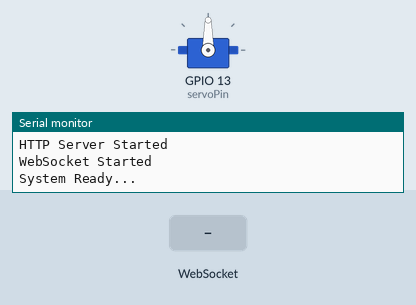
Recording of a sketch running on a simulated ESP32. On the bench: servo, the last lines printed to the serial monitor. Wiring (inferred from the names in the program): 2 × IR receiver: data GPIO 14 / data GPIO 15. The test bench sets the inputs (shaded band).

Above: at 1.7 s.
1.8 s: WebSocket text "open" received
At 3.0 s:
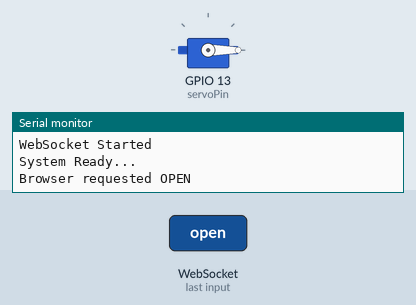
3.3 s: WebSocket text "close" received
At 4.0 s:
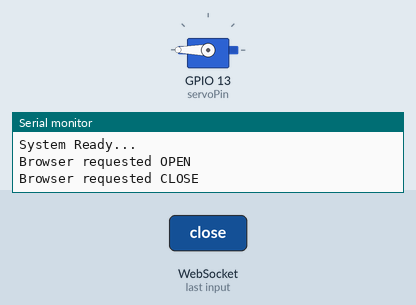
Timing chart, 0 to 6.3 s (numbered marks = the images above; inputs shaded):
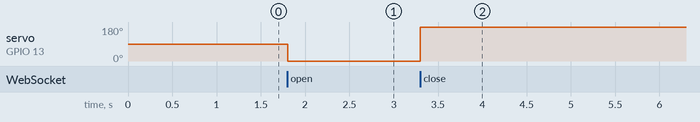

Measured:
- after the input at 1.8 s, servo on GPIO 13 (servoPin): 90° → 0° at once
- after the input at 3.3 s, servo on GPIO 13 (servoPin): 0° → 180° at once

The sketch:

mainnn.ino.ino
```cpp
#include <Arduino.h>
#include "SystemController.h"

SystemController controller;

void setup() {
  controller.begin();
}

void loop() {
  controller.run();
}
```

SystemController.h
```cpp
#ifndef SYSTEM_CONTROLLER_H
#define SYSTEM_CONTROLLER_H

#include <Arduino.h>
#include <WiFi.h>
#include <WebServer.h>
#include <WebSocketsServer.h>
#include <ESP32Servo.h>
#include <MFRC522.h>

class SystemController {

public:
    SystemController();
    void begin();
    void run();

private:
    // === Hardware Pins ===
    const int irPin1 = 15;
    const int irPin2 = 14;
    const int servoPin = 13;

    // === WiFi Access Point Credentials ===
    const char* ap_ssid = "ParkingGate_AP";
    const char* ap_password = "12345678";

    // === Web Server & WebSocket ===
    WebServer webServer = WebServer(80);     // <--- DECLARED HERE
    WebSocketsServer webSocket = WebSocketsServer(81);

    // === RFID ===
    MFRC522 rfid;
    static const byte allowedTag1[4];
    static const byte allowedTag2[4];

    // === Helpers ===
    Servo myServo;

    bool hasTriggeredForward = false;
    bool hasTriggeredBackward = false;

    int count = 0;

    bool checkRFID();
    void handleWebsocketMessage(String cmd);
};

#endif
```

index_html.h
```cpp
// index_html.h
#pragma once
#include <pgmspace.h>
const char index_html[] PROGMEM = R"rawliteral(<!doctype html><html lang="en"><head><meta charset="utf-8"/><meta name="viewport" content="width=device-width,initial-scale=1"/><title>Futuristic Parking Dashboard</title><style>:root{--bg1:#021025;--bg2:#04102b;--panel:rgba(255,255,255,0.04);--accent:#56f0ff;--accent2:#8a57ff;--danger:#ff6b6b;--glass:rgba(255,255,255,0.03);--neon:0 0 18px rgba(86,240,255,0.12),0 0 6px rgba(138,87,255,0.08);font-family:Inter,ui-sans-serif,system-ui,-apple-system,'Segoe UI',Roboto,'Helvetica Neue',Arial}html,body{height:100%;margin:0;background:linear-gradient(160deg,var(--bg1),var(--bg2));color:#d7eef7}.wrap{display:flex;gap:20px;align-items:flex-start;justify-content:center;padding:36px}.card{background:linear-gradient(180deg,rgba(255,255,255,0.02),rgba(255,255,255,0.01));border:1px solid rgba(255,255,255,0.04);border-radius:14px;padding:18px;box-shadow:var(--neon)}.controls{width:340px;display:flex;flex-direction:column;gap:14px}.header{display:flex;align-items:center;gap:12px}.logo{width:48px;height:48px;border-radius:10px;background:linear-gradient(135deg,var(--accent),var(--accent2));display:flex;align-items:center;justify-content:center;font-weight:700;color:#001}h1{font-size:18px;margin:0}.sub{font-size:12px;color:rgba(215,238,247,0.7)}.panel{padding:14px;border-radius:10px;background:var(--glass);border:1px solid rgba(255,255,255,0.02)}.gate-visual{height:140px;display:flex;align-items:center;justify-content:center;position:relative;overflow:hidden}.gate-base{width:220px;height:10px;background:linear-gradient(90deg,#0b2a3f,#082033);border-radius:6px;position:relative}.gate-arm{position:absolute;left:110px;bottom:40px;width:6px;height:120px;background:linear-gradient(180deg,var(--accent),var(--accent2));transform-origin:bottom center;border-radius:3px;box-shadow:0 0 30px rgba(86,240,255,0.18)}.status-row{display:flex;align-items:center;justify-content:space-between;gap:8px}.big-count{font-size:34px;font-weight:700}.small{font-size:12px;color:rgba(215,238,247,0.75)}.toggle{display:flex;gap:8px;align-items:center}.btn{background:linear-gradient(90deg,var(--accent),var(--accent2));color:#002;border:none;padding:10px 14px;border-radius:10px;cursor:pointer;font-weight:700}.btn.ghost{background:transparent;border:1px solid rgba(255,255,255,0.04);color:inherit}.grid-card{flex:1;min-width:540px}.grid{display:grid;grid-template-columns:repeat(6,1fr);gap:12px}.slot{height:84px;border-radius:10px;background:linear-gradient(180deg,rgba(255,255,255,0.016),rgba(255,255,255,0.01));display:flex;flex-direction:column;align-items:center;justify-content:center;cursor:pointer;border:1px solid rgba(255,255,255,0.02)}.slot:hover{transform:translateY(-4px);transition:transform .18s}.slot .id{font-weight:700}.slot .state{font-size:12px;color:rgba(215,238,247,0.7)}.slot.open{box-shadow:0 6px 20px rgba(86,240,255,0.06);border-color:rgba(86,240,255,0.22)}.slot.occupied{background:linear-gradient(180deg,rgba(255,107,107,0.06),rgba(255,107,107,0.02));border-color:rgba(255,107,107,0.12)}.controls .row{display:flex;gap:8px;align-items:center;justify-content:space-between}.meter{height:10px;background:rgba(255,255,255,0.04);border-radius:999px;overflow:hidden}.meter>i{display:block;height:100%;background:linear-gradient(90deg,var(--accent),var(--accent2));width:30%}.footer-note{font-size:12px;color:rgba(215,238,247,0.6);text-align:center}@media(max-width:980px){.wrap{flex-direction:column;align-items:stretch;padding:18px}.grid-card{min-width:unset}}</style></head><body><div class="wrap"><div class="controls card"><div class="header"><div class="logo">P</div><div><h1>NeonPark — Control Center</h1><div class="sub">Monitor slots • Open/close gate • Simulated remote</div></div></div><div class="panel"><div class="gate-visual"><div class="gate-base"></div><div id="gateArm" class="gate-arm"></div></div><div style="display:flex;gap:12px;margin-top:10px;align-items:center;justify-content:space-between"><div><div class="small">Gate</div><div id="gateStatus" class="big-count">Closed</div></div><div style="display:flex;flex-direction:column;gap:8px;align-items:flex-end"><div class="toggle"><button id="btnOpen" class="btn">Open</button><button id="btnClose" class="btn ghost">Close</button></div><div style="font-size:12px;color:rgba(215,238,247,0.7)">Last action: <span id="lastAction">—</span></div></div></div></div><div class="panel"><div class="row" style="align-items:center"><div><div class="small">Filled</div><div id="filledCount" class="big-count">0</div></div><div style="flex:1;margin-left:12px"><div class="small">Usage</div><div class="meter" style="margin-top:8px"><i id="meterFill"></i></div></div></div><div style="display:flex;gap:8px;margin-top:12px"><button id="btnAuto" class="btn ghost">Auto-simulate</button><button id="btnReset" class="btn ghost">Reset</button></div></div><div class="footer-note">Tip: Click a slot to toggle occupied/empty status.</div></div><div class="grid-card card"><div style="display:flex;align-items:center;justify-content:space-between;margin-bottom:12px"><div><h2 style="margin:0">Parking Slots</h2><div class="sub">Interactive map — 6 columns</div></div><div class="sub">Total slots: <strong id="totalSlots">0</strong></div></div><div id="slotGrid" class="grid"></div></div></div><script>/* websocket connect + UI logic (minified) */const WS_URL="ws://192.168.4.1:81/";let ws;function connectWS(){try{ws=new WebSocket(WS_URL);}catch(e){console.log("WS init fail",e);return}ws.onopen=()=>{console.log("WS open");setLastAction("Connected to gate");};ws.onclose=()=>{console.log("WS closed");setLastAction("Disconnected from gate");setTimeout(connectWS,1500);} ;ws.onerror=(e)=>console.log("WS error",e);ws.onmessage=(m)=>{console.log("WS msg",m.data);if(m.data==="open"){state.gateOpen=true;renderGate();setLastAction("Gate opened (ESP32)");saveState(state);}if(m.data==="close"){state.gateOpen=false;renderGate();setLastAction("Gate closed (ESP32)");saveState(state);}}}/* state + UI */const STORAGE_KEY="neonpark_state_v1";const defaultState=()=>({gateOpen:false,lastAction:null,slots:Array.from({length:18}).map((_,i)=>({id:i+1,occupied:Math.random()<0.28}))});function loadState(){try{const r=localStorage.getItem(STORAGE_KEY);return r?JSON.parse(r):defaultState()}catch(e){return defaultState()}}function saveState(s){localStorage.setItem(STORAGE_KEY,JSON.stringify(s))}const gateArm=document.getElementById("gateArm"),gateStatus=document.getElementById("gateStatus"),btnOpen=document.getElementById("btnOpen"),btnClose=document.getElementById("btnClose"),lastActionEl=document.getElementById("lastAction"),slotGrid=document.getElementById("slotGrid"),filledCount=document.getElementById("filledCount"),totalSlotsEl=document.getElementById("totalSlots"),meterFill=document.getElementById("meterFill"),btnAuto=document.getElementById("btnAuto"),btnReset=document.getElementById("btnReset");let state=loadState();function renderGate(){gateArm.style.transform=state.gateOpen?'rotate(-65deg)':'rotate(0deg)';gateStatus.textContent=state.gateOpen?'Open':'Closed';gateStatus.style.color=state.gateOpen?'var(--accent)':'rgba(215,238,247,0.9)'}function renderSlots(){slotGrid.innerHTML="";state.slots.forEach(s=>{const d=document.createElement("div");d.className="slot "+(s.occupied?"occupied":"open");d.innerHTML=`<div class="id">#${s.id}</div><div class="state">${s.occupied?'Occupied':'Empty'}</div>`;d.onclick=()=>toggleSlot(s.id);slotGrid.appendChild(d)});const filled=state.slots.filter(s=>s.occupied).length;filledCount.textContent=filled;totalSlotsEl.textContent=state.slots.length;meterFill.style.width=Math.round(100*filled/state.slots.length)+'%'}function setLastAction(t){state.lastAction=t;lastActionEl.textContent=t;saveState(state)}function openGate(){if(ws&&ws.readyState===WebSocket.OPEN){ws.send("open");setLastAction("Requested OPEN (Web)")}else{setLastAction("Not connected to gate");alert("Not connected to gate. Connect to ParkingGate_AP and open http://192.168.4.1/")}}function closeGate(){if(ws&&ws.readyState===WebSocket.OPEN){ws.send("close");setLastAction("Requested CLOSE (Web)")}else{setLastAction("Not connected to gate");alert("Not connected to gate. Connect to ParkingGate_AP and open http://192.168.4.1/")}}function toggleSlot(id){const s=state.slots.find(x=>x.id===id);if(!s)return;s.occupied=!s.occupied;renderSlots();saveState(state);setLastAction(`Slot #${id} ${s.occupied?'occupied':'emptied'}`)}let autoInterval=null;function startAuto(){if(autoInterval){clearInterval(autoInterval);autoInterval=null;btnAuto.textContent="Auto-simulate";return}btnAuto.textContent="Stop simulation";autoInterval=setInterval(()=>{const empty=state.slots.filter(s=>!s.occupied),filled=state.slots.filter(s=>s.occupied);if(Math.random()<0.6&&empty.length>0){toggleSlot(empty[Math.floor(Math.random()*empty.length)].id)}else if(filled.length>0){toggleSlot(filled[Math.floor(Math.random()*filled.length)].id)}},1500+Math.random()*2000)}btnOpen.addEventListener("click",openGate);btnClose.addEventListener("click",closeGate);btnAuto.addEventListener("click",startAuto);btnReset.addEventListener("click",()=>{if(!confirm("Reset dashboard?"))return;state=defaultState();renderAll();saveState(state);setLastAction("Dashboard reset")});function renderAll(){renderGate();renderSlots()}renderAll();if(state.lastAction)lastActionEl.textContent=state.lastAction;connectWS();window.addEventListener("keydown",e=>{if(e.key==="o")openGate();if(e.key==="c")closeGate();if(e.key==="r")if(confirm("Reset dashboard?")){state=defaultState();renderAll();saveState(state);setLastAction("Dashboard reset")}});</script></body></html>)rawliteral";
```

syscontroller.cpp
```cpp
#include "SystemController.h"
#include <SPI.h>
#include "index_html.h"   // uses index_html[] from your file

const byte SystemController::allowedTag1[4] = {0xF2, 0xCB, 0x12, 0x01};
const byte SystemController::allowedTag2[4] = {0x22, 0x73, 0xB4, 0xAB};

// Constructor
SystemController::SystemController()
    : rfid(5, 22)
{}

// Begin — ESP32 Access Point + WebServer + WebSocket
void SystemController::begin() {
    Serial.begin(115200);

    // ===== FORCE ESP32 INTO AP MODE =====
    WiFi.mode(WIFI_AP);
    WiFi.softAP(ap_ssid, ap_password);
    delay(500);

    Serial.println("Access Point Started!");
    Serial.print("SSID: "); Serial.println(ap_ssid);
    Serial.print("Password: "); Serial.println(ap_password);
    Serial.print("AP IP Address: "); Serial.println(WiFi.softAPIP());

    // ===== HTTP SERVER (SERVE DASHBOARD UI) =====
    webServer.on("/", [this]() {
        this->webServer.send_P(200, "text/html", index_html);   // FIXED HERE
    });

    webServer.begin();
    Serial.println("HTTP Server Started");

    // ===== WEBSOCKET SERVER =====
    webSocket.begin();
    webSocket.onEvent([this](uint8_t num, WStype_t type, uint8_t *payload, size_t length) {
        if (type == WStype_TEXT) {
            String cmd = (char*)payload;
            this->handleWebsocketMessage(cmd);
        }
    });

    Serial.println("WebSocket Started");

    // ===== HARDWARE SETUP =====
    pinMode(irPin1, INPUT);
    pinMode(irPin2, INPUT);

    SPI.begin(18, 19, 23);
    rfid.PCD_Init();

    myServo.attach(servoPin);
    myServo.detach();

    Serial.println("System Ready...");
}

// Handle incoming browser commands
void SystemController::handleWebsocketMessage(String cmd) {
    if (cmd == "open") {
        Serial.println("Browser requested OPEN");

        myServo.attach(servoPin);
        myServo.write(0);
        delay(400);
        myServo.detach();

        count = 1;
        hasTriggeredForward = true;

        webSocket.broadcastTXT("open");
    }

    if (cmd == "close") {
        Serial.println("Browser requested CLOSE");

        myServo.attach(servoPin);
        myServo.write(180);
        delay(400);
        myServo.detach();

        count = 0;
        hasTriggeredBackward = true;

        webSocket.broadcastTXT("close");
    }
}

// RFID check
bool SystemController::checkRFID() {
    if (!rfid.PICC_IsNewCardPresent()) return false;
    if (!rfid.PICC_ReadCardSerial()) return false;

    bool match1 = true;
    bool match2 = true;

    for (byte i = 0; i < 4; i++) {
        if (rfid.uid.uidByte[i] != allowedTag1[i]) match1 = false;
        if (rfid.uid.uidByte[i] != allowedTag2[i]) match2 = false;
    }

    return (match1 || match2);
}

// Main loop
void SystemController::run() {
    this->webServer.handleClient();
    this->webSocket.loop();

    bool ir1Detected = (digitalRead(irPin1) == LOW);
    bool ir2Detected = (digitalRead(irPin2) == LOW);
    bool rfidDetected = checkRFID();

    // Forward Trigger (OPEN GATE)
    if (count == 0 && ir1Detected && rfidDetected && !hasTriggeredForward) {
        hasTriggeredForward = true;
        count = 1;

        myServo.attach(servoPin);
        myServo.write(0);
        delay(400);
        myServo.detach();

        Serial.println("Forward Triggered");
        webSocket.broadcastTXT("open");
    }

    if (!ir1Detected && !rfidDetected) {
        hasTriggeredForward = false;
    }

    // Backward Trigger (CLOSE GATE)
    if (count == 1 && ir2Detected && !hasTriggeredBackward) {
        hasTriggeredBackward = true;
        count = 0;

        myServo.attach(servoPin);
        myServo.write(180);
        delay(400);
        myServo.detach();

        Serial.println("Backward Triggered");
        webSocket.broadcastTXT("close");
    }

    if (!ir2Detected) {
        hasTriggeredBackward = false;
    }
}
```
